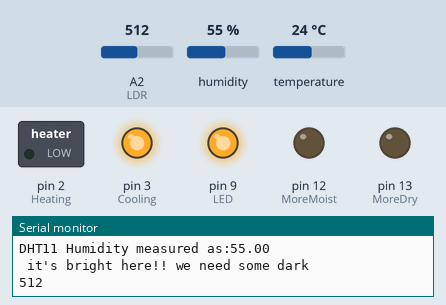
The sketch below on a simulated Arduino Uno, built with avr-gcc and run on an emulated ATmega328P. Shown: switched loads named in the sketch (green lamp = pin HIGH), output pins drawn as LEDs (lit = HIGH), the last lines printed to the serial monitor. The inputs (shaded band) are chosen by the test bench; at power-on: humidity 55 %, A2 (LDR) = 512, temperature 24 °C.

Above: at 2.2 s.
2.3 s: humidity set to 42 %
6.8 s: humidity set to 39 %
At 11.3 s:
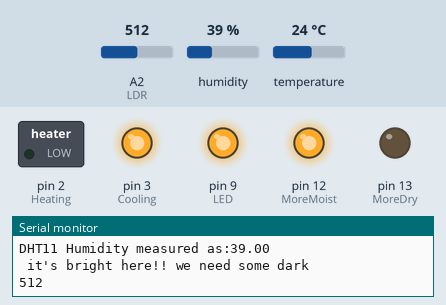
12.3 s: A2 (LDR) set to 900
At 14.3 s:
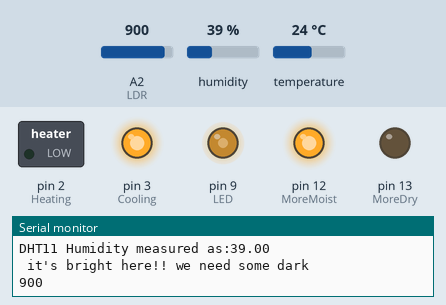
15.7 s: A2 (LDR) set to 390
At 19.1 s:
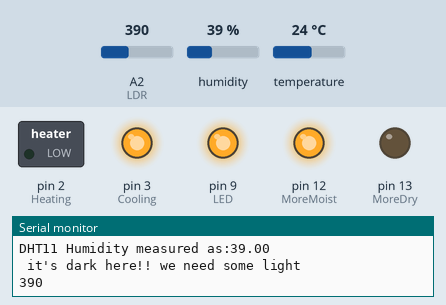
19.4 s: temperature set to 17 °C
23.7 s: temperature set to 14 °C
At 26.6 s:
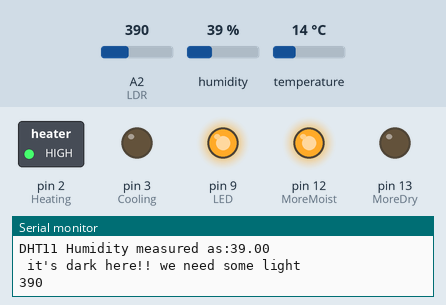
Timing chart, 0 to 28.1 s (numbered marks = the images above; inputs shaded):
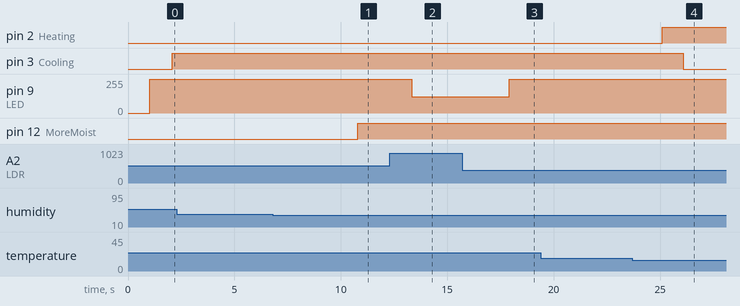

Measured:
- the behaviour switches between 41 and 40 % on humidity (found by bisection; images 0 and 1)
- the behaviour switches between 16 and 15 °C on temperature (found by bisection; images 3 and 4)
- after the input at 6.8 s, pin 12 (MoreMoist): LOW → HIGH after 4.0 s
- after the input at 12.3 s, pin 9 (LED): 255/255 → 123/255 after 1.0 s
- after the input at 15.7 s, pin 9 (LED): 123/255 → 255/255 after 2.2 s
- after the input at 23.7 s, pin 2 (Heating): LOW → HIGH after 1.4 s; pin 3 (Cooling): HIGH → LOW after 2.4 s

The sketch:

DHTLDR.ino
```cpp
#include <dht.h>

int LED = 9;
int LDR = A2;

int DHT11pin=A0;
int Heating=2;
int Cooling=3;
int MoreMoist=12;
int MoreDry=13;
float DHTTemp=0;
float DHTHum=0;

dht DHT ;

void setup() {

  Serial.begin(9600);
  pinMode(Heating, OUTPUT);
  pinMode(Cooling, OUTPUT);
  pinMode(MoreMoist, OUTPUT);
  pinMode(MoreDry, OUTPUT);
  pinMode(DHT11pin, INPUT);

  pinMode(LED, OUTPUT);
  pinMode(LDR, INPUT);
  delay(1000);
}

void loop() {

  int LDRvalue = analogRead(LDR);


   DHT.read11(DHT11pin);
   DHTTemp=(DHT.temperature);
   DHTHum=(DHT.humidity);
   Serial.print("DHT11 Temperature measured as:");
   Serial.println(DHT.temperature);
   Serial.print("DHT11 Humidity measured as:");
   Serial.println(DHT.humidity);


  if(LDRvalue <= 400)
  {
    //analogWrite(LED, HIGH);
    analogWrite(LED, (1023-LDRvalue));
    Serial.print(" it's dark here!! we need some light \n");
    Serial.println(LDRvalue);
  }
  else
    {
      //analogWrite(LED, LOW);
      analogWrite(LED, (1023-LDRvalue));
      Serial.print(" it's bright here!! we need some dark \n");
      Serial.println(LDRvalue);
   }


   if (DHTTemp < 16) {
    digitalWrite(Heating, HIGH);
    delay (1000);
    digitalWrite(Cooling, LOW);
    delay (1000);
   }

   if (DHTTemp > 22) {
    digitalWrite(Heating, LOW);
    delay (1000);
    digitalWrite(Cooling, HIGH);
    delay (1000);
   }

   if (DHTHum < 41) {
    digitalWrite(MoreMoist, HIGH);
    delay (1000);
    digitalWrite(MoreDry, LOW);
    delay (1000);
   }

   if (DHTTemp > 80) {
    digitalWrite(MoreMoist, LOW);
    delay (1000);
    digitalWrite(MoreDry, HIGH);
    delay (1000);
   }


   delay (500);
}
```
